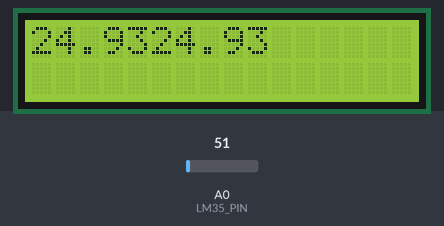
Simulated run of this sketch. Board: Arduino Uno, built with avr-gcc and run on an emulated ATmega328P. Shown: 16×2 character LCD. The inputs (shaded band) are chosen by the test bench; at power-on: A0 (LM35_PIN) = 51.

Above: at 1.2 s.
1.3 s: A0 (LM35_PIN) set to 61
At 4.0 s:
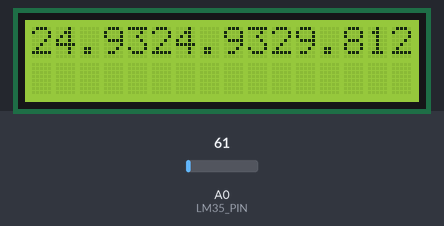
4.5 s: A0 (LM35_PIN) set to 71
At 8.4 s:
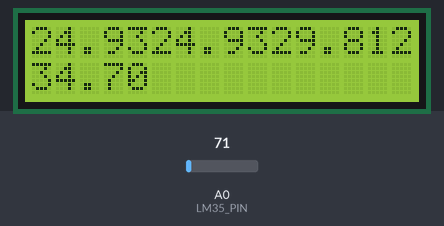
8.6 s: A0 (LM35_PIN) set to 86
At 11.6 s:
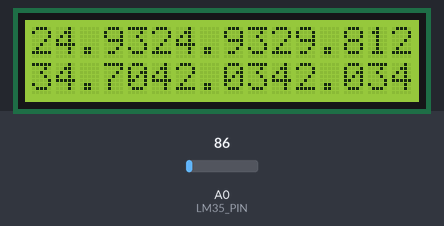
Timing chart, 0 to 13.1 s (numbered marks = the images above; inputs shaded):
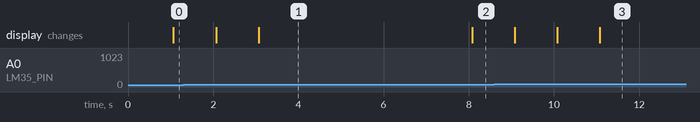

The sketch:

ATIVIDADE_AULA_09.ino
```cpp
#include <LiquidCrystal.h>

#define LM35_PIN A0

LiquidCrystal lcd (12, 11, 5, 4, 3, 2);

void setup() {
    lcd.begin(16, 2);
    lcd.print("TEMP: ");
    lcd.setCursor(0, 1);
    lcd.clear();
}

float lerTemperatura() {
    float valorADC = analogRead(LM35_PIN);
    float tensao = (valorADC * 5) / 1023;
    float temperatura = tensao / 0.01;
    return temperatura;
}

void imprimirLcd(float val) {
    lcd.print(val);
}

void loop() {
    float temperatura;
    temperatura = lerTemperatura();
    imprimirLcd(temperatura);
    delay(1000);
}
```

Measured:
- after the input at 4.5 s, the display: changes after 3.6 s (image 2)
